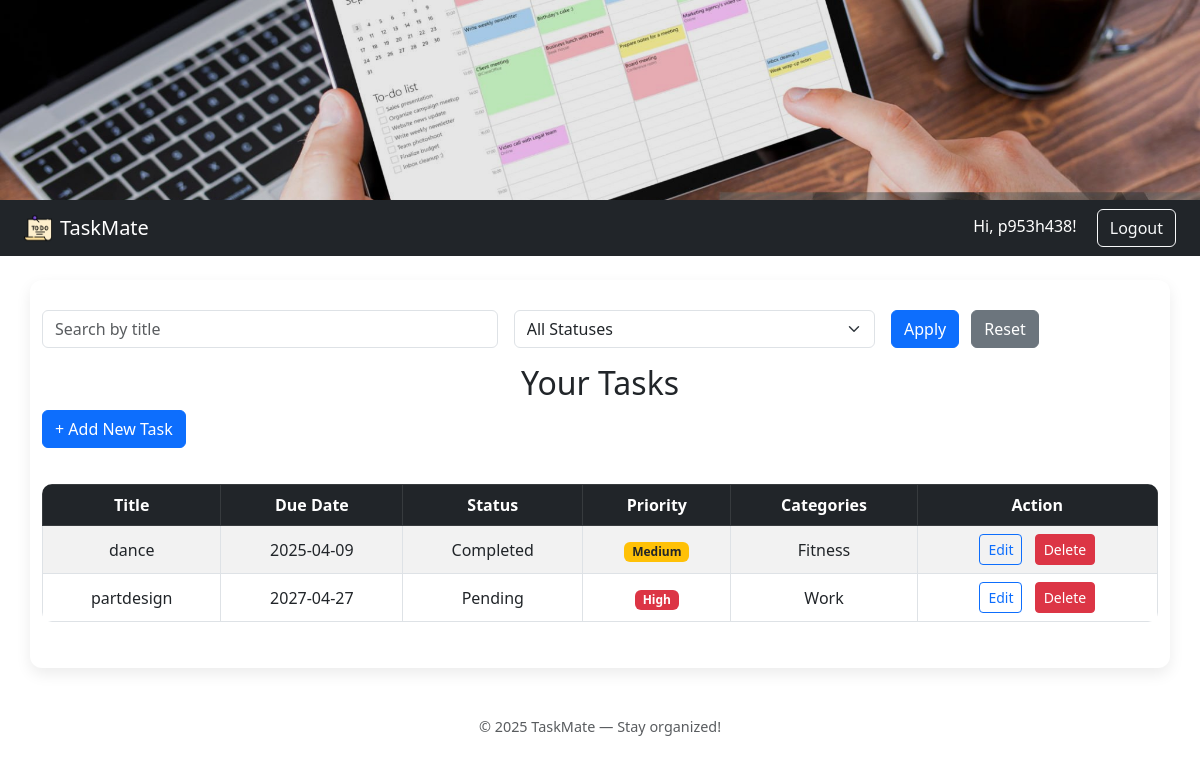
Page /dashboard (signed in) on the committed database.
### tables this page shows
CREATE TABLE Tasks (
    task_id INTEGER PRIMARY KEY AUTOINCREMENT,
    user_id INTEGER,
    title TEXT NOT NULL,
    due_date TEXT,
    status TEXT CHECK (status IN ('Pending', 'In Progress', 'Completed')) DEFAULT 'Pending',
    priority TEXT CHECK (priority IN ('Low', 'Medium', 'High')) DEFAULT 'Medium',
    FOREIGN KEY (user_id) REFERENCES Users(user_id) ON DELETE CASCADE
);

### app.py (the view)
@app.route('/dashboard')
def dashboard():
    if 'user_id' not in session:
        return redirect(url_for('login'))
    search = request.args.get('search', '')
    status_filter = request.args.get('status', '')
    conn = get_db()
    query = """
        SELECT t.task_id, t.title, t.due_date, t.status, t.priority,
               GROUP_CONCAT(c.category_name, ', ') AS categories
        FROM Tasks t
        LEFT JOIN TaskCategories tc ON t.task_id = tc.task_id
        LEFT JOIN Categories c ON c.category_id = tc.category_id
        WHERE t.user_id = ?
    """
    params = [session['user_id']]
    if search:
        query += " AND t.title LIKE ?"
        params.append(f"%{search}%")
    if status_filter:
        query += " AND t.status = ?"
        params.append(status_filter)
    query += " GROUP BY t.task_id ORDER BY t.due_date ASC"
    tasks = conn.execute(query, params).fetchall()
    conn.close()
    return render_template('dashboard.html', tasks=tasks, search=search, status_filter=status_filter)

### app.py (called while the page is built)
def get_db():
    conn = sqlite3.connect(DATABASE)
    conn.row_factory = sqlite3.Row
    return conn

### templates/dashboard.html (shortened to what this page needs)
{% extends "base.html" %}
{% block content %}
<form method="GET" class="row g-3 mb-3">
    <div class="col-md-5">
        <input type="text" name="search" value="{{ search }}" class="form-control" placeholder="Search by title">
    </div>
    <div class="col-md-4">
        <select name="status" class="form-select">
            <option value="">All Statuses</option>
        </select>
    </div>
    <div class="col-md-3">
        <button type="submit" class="btn btn-primary">Apply</button>
        <a href="{{ url_for('dashboard') }}" class="btn btn-secondary ms-2">Reset</a>
    </div>
</form>
<h2>Your Tasks</h2>
<a href="{{ url_for('add_task') }}" class="btn btn-primary mb-3">+ Add New Task</a>
{% if tasks %}
    <table class="table table-bordered table-striped">
        <thead class="table-dark">
            <tr>
                <th>Title</th>
                <th>Due Date</th>
                <th>Status</th>
                <th>Priority</th>
                <th>Categories</th>
                <th>Action</th>
            </tr>
        </thead>
        <tbody>
            {% for task in tasks %}
            <tr>
                <td>{{ task['title'] }}</td>
                <td>{{ task['due_date'] }}</td>
                <td>{{ task['status'] }}</td>
                <td>
                    {% if task['priority'] == 'High' %}
                        <span class="badge bg-danger">High</span>
                    {% elif task['priority'] == 'Medium' %}
                        <span class="badge bg-warning text-dark">Medium</span>
                    {% else %}
                        <span class="badge bg-success">Low</span>
                    {% endif %}
                </td>
                <td>{{ task['categories'] or '—' }}</td>
                <td>
                    <a href="{{ url_for('edit_task', task_id=task['task_id']) }}" class="btn btn-sm btn-outline-primary me-2">Edit</a>
                    <a href="{{ url_for('delete_task', task_id=task['task_id']) }}" class="btn btn-sm btn-danger">Delete</a>
                </td>
            </tr>
            {% endfor %}
        </tbody>
    </table>
{% else %}
    <p>No tasks yet. Add one using the button above!</p>
{% endif %}
{% endblock %}

### static/styles.css (style rules this page uses)
body { background-color: #f4f4f8; font-family: 'Segoe UI', Tahoma, sans-serif; }
h2 { font-weight: 600; color: #333; text-align: center; margin-bottom: 25px; }
input, select { border-radius: 6px !important; }
.btn { border-radius: 6px; padding: 8px 18px; font-weight: bold; }
.table { margin-top: 20px; border-radius: 10px; overflow: hidden; }
.table th { background-color: #343a40; color: white; text-align: center; }
.table td { text-align: center; vertical-align: middle; }

### rows in the picture
Tasks: title "dance", due_date "2025-04-09", status "Completed", priority "Medium", task "Fitness"
Tasks: title "partdesign", due_date "2027-04-27", status "Pending", priority "High", task "Work"

### other values in the picture
{{ session['username'] }} "p953h438"
